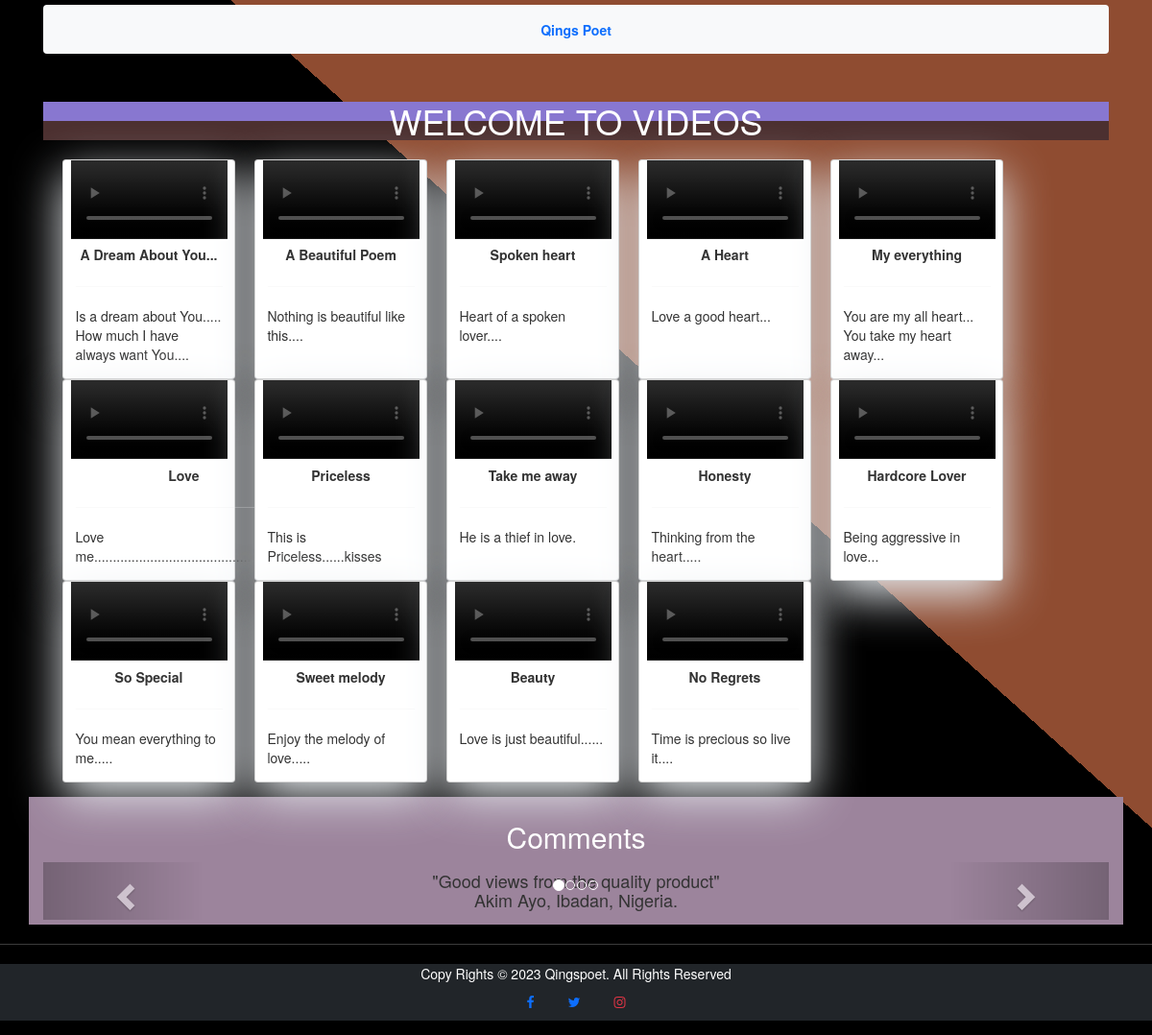
Before: /qings/videos with the older database file.
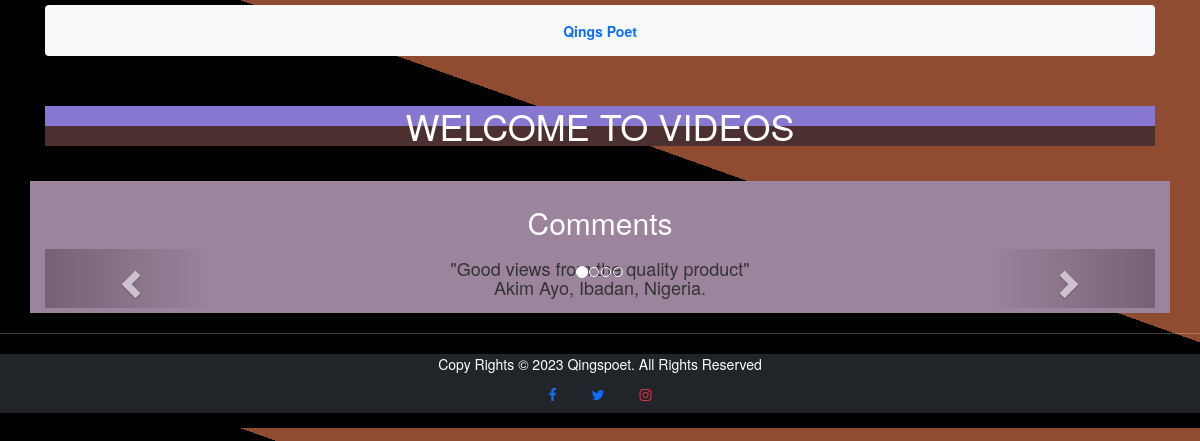
After: the same page with the newer database file.
### qings/models.py (models this page shows, shortened)
class Video(models.Model):
    title = models.CharField(max_length=200)
    video = models.FileField(upload_to='video/%y')
    description = models.TextField()

### qings/views.py (the view)
# urls.py: path("videos", views.videos, name="videos"),
def videos(request):
    videos = Video.objects.all()
    if videos is not None:
        return render(request, "qings/videos.html", {"videos": videos})
    else:
        raise Http404('No video!')

### qings/templates/qings/videos.html (shortened to what this page needs)
{% extends "qings/layout.html" %}
{% load static %}
{% block body %}
    <div class="container" style="width: 100%;">
        <nav class="navbar navbar-expand-lg navbar-light bg-light d-inline-flex p-2 bd-highlight">
        <div class="container-fluid">
            <a class="btn btn-outline-primary btn-floating m-1" href="{% url 'index' %}"><strong>Qings Poet</strong></a>
        </div>
        </nav>
    </div>
    <div class="container">
        <header>
            <div class="zoom">
                <h1 style="color: white;">WELCOME TO VIDEOS</h1>
            </div>
        </header>
    </div>
    <section>
        <div class="container" style="width: 100%;">
            <div class="row mx-3 mb-3">
                {% for video in videos %}
                <div class="card mx-3" style="width: 18rem; box-shadow: 0 16px 48px #E3E7EB;">
                    <video class="img-fluid" controls="controls">
                        <source src="{{ video.video.url }}" type="video/mp4" height="300px" />
                    </video>
                    <div class="card-body">
                    <h5 class="text-center mt-2 mb-2"><b>{{ video.title }}</b></h5>
                    <hr>
                    <p>{{ video.description }}</p>
                    </div>
                </div>
                {% endfor %}
            </div>
        </div>
    </section>
    <div class="container" style="background-color: rgb(156, 132, 156); width:auto; text-align: center;">
        <h2 style="color: white;">Comments</h2>
        <div id="myCarousel" class="carousel slide text-center" data-ride="carousel">
        <ol class="carousel-indicators">
            <li data-target="#myCarousel" data-slide-to="0" class="active"></li>
            <li data-target="#myCarousel" data-slide-to="1"></li>
            <li data-target="#myCarousel" data-slide-to="2"></li>
            <li data-target="#myCarousel" data-slide-to="3"></li>
        </ol>
            <div class="carousel-inner" role="listbox">
                <div class="item active">
                <h4>"Good views from the quality product"<br><span>Akim Ayo, Ibadan, Nigeria.</span></h4>
                </div>
            </div>
        <a class="left carousel-control" href="#myCarousel" role="button" data-slide="prev">
            <span class="glyphicon glyphicon-chevron-left" aria-hidden="true"></span>
        </a>
        <a class="right carousel-control" href="#myCarousel" role="button" data-slide="next">
            <span class="glyphicon glyphicon-chevron-right" aria-hidden="true"></span>
        </a>
        </div>
    </div>
{% endblock %}

### qings/templates/qings/layout.html (shortened to what this page needs)
<!DOCTYPE html>
<html lang="en">
<head>
    {% load static %}
    <link href="https://cdn.jsdelivr.net/npm/bootstrap@5.2.1/dist/css/bootstrap.min.css" rel="stylesheet">
    <link href="https://cdn.jsdelivr.net/npm/bootstrap@5.2.3/dist/css/bootstrap.min.css" rel="stylesheet">
    <link href="{% static 'qings/styles.css' %}" rel="stylesheet">
    <link rel="stylesheet" href="https://maxcdn.bootstrapcdn.com/bootstrap/3.4.1/css/bootstrap.min.css">
    <link rel="stylesheet" href="https://cdnjs.cloudflare.com/ajax/libs/font-awesome/4.7.0/css/font-awesome.min.css">
</head>
<body>
    {% block body %}
    {% endblock %}
        <hr>
        <footer class="bg-dark text-center text-white">
            Copy Rights <span>&copy; 2023 Qingspoet. All Rights Reserved</span>
            <section class="mb-4">
                <a class="btn btn-outline-primary btn-floating m-1" href="#!" role="button"><i class="fa fa-facebook"></i></a>
                <a class="btn btn-outline-primary btn-floating m-1" href="#!" role="button"><i class="fa fa-twitter"></i></a>
                <a class="btn btn-outline-danger btn-floating m-1" href="#!" role="button"><i class="fa fa-instagram"></i></a>
            </section>
        </footer>
</body>
</html>

### qings/static/qings/styles.css (style rules this page uses)
body { width: 100%; height: 100%; background-image: linear-gradient(to right top, black 60%, rgb(143, 76, 49) 40%); }
h1 { font-size: medium; color: rgb(221, 221, 237); text-align: center; background-image: linear-gradient(rgb(136, 119, 208) 50%, rgb(76, 48, 48) 50%); }
hr { background-color: #818181; }
footer { text-align: center; color: #818181; }
.zoom { transition: .2s; margin: 0 auto; }
.card-body, .container { padding: 5px; display: flex; flex-wrap: wrap; flex-direction: column; }

Changed rows visible on the page:
removed Video: title "A Dream About You...", description "Is a dream about You..... How much I have always want You...."
removed Video: title "A Beautiful Poem", description "Nothing is beautiful like this...."
removed Video: title "Spoken heart", description "Heart of a spoken lover...."
removed Video: title "A Heart", description "Love a good heart..."
removed Video: title "My everything", description "You are my all heart... You take my heart away..."
removed Video: title "Love", description "Love me....................................................."
removed Video: title "Priceless", description "This is Priceless......kisses"
removed Video: title "Take me away", description "He is a thief in love."
removed Video: title "Honesty", description "Thinking from the heart....."
removed Video: title "Hardcore Lover", description "Being aggressive in love..."
removed Video: title "So Special", description "You mean everything to me....."
removed Video: title "Sweet melody", description "Enjoy the melody of love....."
removed Video: title "Beauty", description "Love is just beautiful......"
removed Video: title "No Regrets", description "Time is precious so live it...."
